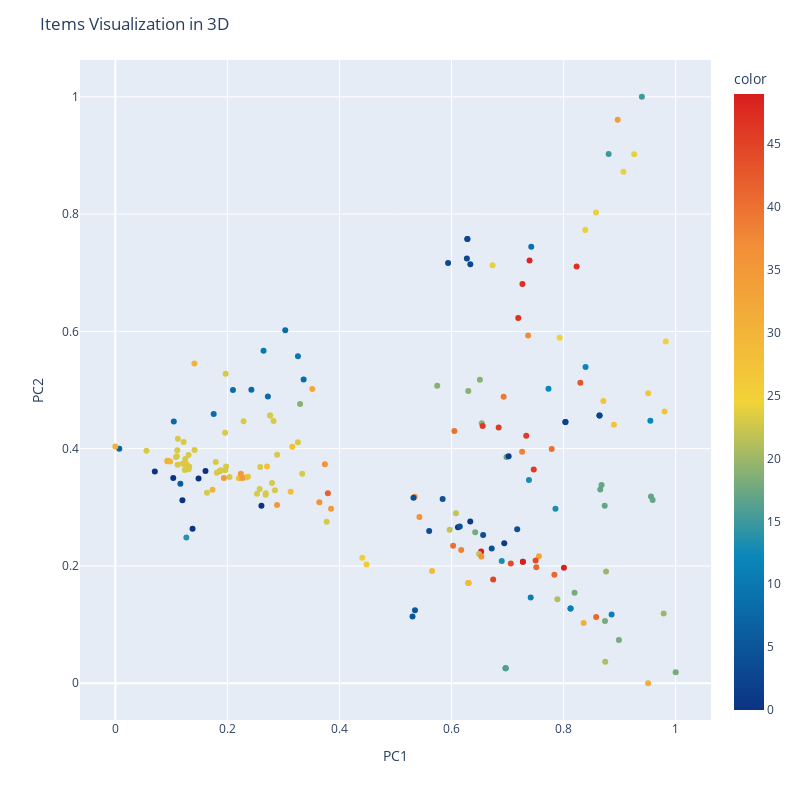

This figure's notebook cell:
### Code cell
fig = px.scatter(X_pca2, x='PC1', y='PC2', color=y, color_continuous_scale="Portland" ,width=800, height=800)
fig.update_layout(title="Items Visualization in 3D")
fig.show()

### Figure 1 — Plotly figure (JSON) as saved in the notebook; plotly's stock layout.template omitted (floating-point values rounded to 4 significant figures; data arrays with more than 128 entries replaced by an {"elided": "..."} marker saying what was removed)
{"data": [{"hovertemplate": "PC1=%{x}<br>PC2=%{y}<br>color=%{marker.color}<extra></extra>", "legendgroup": "", "marker": {"color": {"elided": "194 int values"}, "coloraxis": "coloraxis", "symbol": "circle"}, "mode": "markers", "name": "", "orientation": "v", "showlegend": false, "type": "scatter", "x": {"elided": "194 float values"}, "xaxis": "x", "y": {"elided": "194 float values"}, "yaxis": "y"}], "layout": {"coloraxis": {"colorbar": {"title": {"text": "color"}}, "colorscale": [[0, "rgb(12,51,131)"], [0.25, "rgb(10,136,186)"], [0.5, "rgb(242,211,56)"], [0.75, "rgb(242,143,56)"], [1, "rgb(217,30,30)"]]}, "height": 800, "legend": {"tracegroupgap": 0}, "margin": {"t": 60}, "title": {"text": "Items Visualization in 3D"}, "width": 800, "xaxis": {"anchor": "y", "domain": [0, 1], "title": {"text": "PC1"}}, "yaxis": {"anchor": "x", "domain": [0, 1], "title": {"text": "PC2"}}}}
